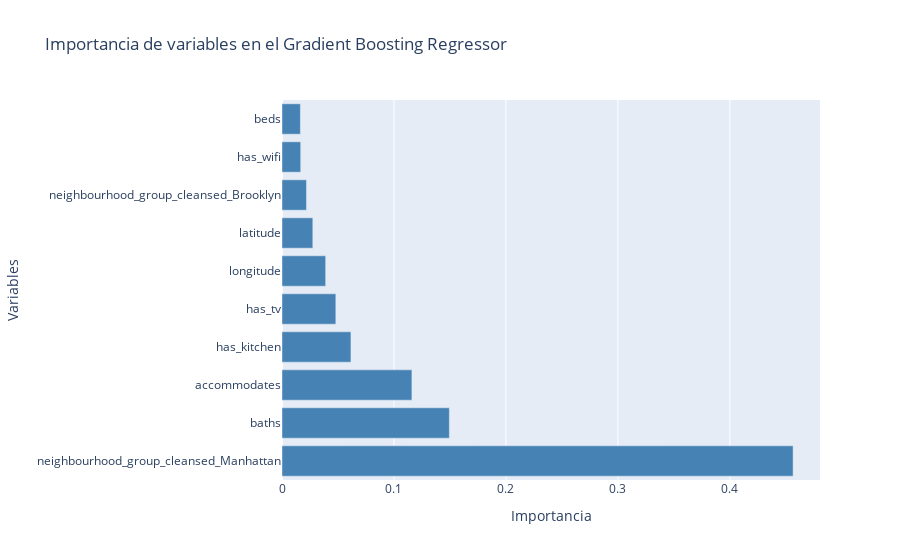

Notebook code for this chart:
### Code cell
# visualizacion de la importancia mediante un grafico de barras
data = [
    go.Bar(
        y = importancia_predictores["predictor"],
        x = importancia_predictores["importancia"],
        marker_color = "steelblue",
        orientation='h',
        name = "Importancia de variables"
    )      
]

layout = go.Layout(title = "Importancia de variables en el Gradient Boosting Regressor", xaxis_title = "Importancia", yaxis_title = "Variables")

fig = go.Figure(data = data, layout = layout)

fig.show()

### Figure 1 — Plotly figure (JSON) as saved in the notebook; plotly's stock layout.template omitted (floating-point values rounded to 4 significant figures)
{"data": [{"marker": {"color": "steelblue"}, "name": "Importancia de variables", "orientation": "h", "type": "bar", "x": [0.4564, 0.1495, 0.116, 0.06156, 0.04808, 0.03899, 0.02752, 0.02188, 0.0167, 0.01641], "y": ["neighbourhood_group_cleansed_Manhattan", "baths", "accommodates", "has_kitchen", "has_tv", "longitude", "latitude", "neighbourhood_group_cleansed_Brooklyn", "has_wifi", "beds"]}], "layout": {"title": {"text": "Importancia de variables en el Gradient Boosting Regressor"}, "xaxis": {"title": {"text": "Importancia"}}, "yaxis": {"title": {"text": "Variables"}}}}
